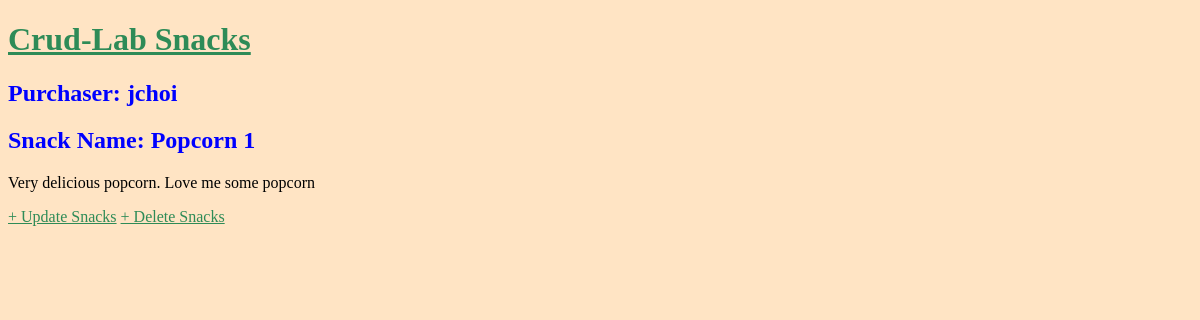
Before: /snacks/12/ with the older database file.
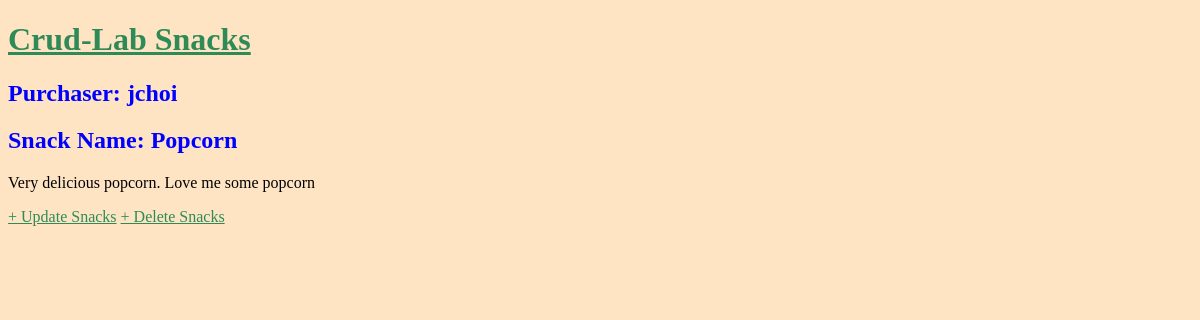
After: the same page with the newer database file.
### snacks/models.py (models this page shows, shortened)
class Snack(models.Model):
    title = models.CharField(max_length=64)
    purchaser = models.ForeignKey(get_user_model(), on_delete=models.CASCADE)
    description = models.TextField(default='')

### snacks/views.py (the view)
# urls.py: path('<int:pk>/', SnackDetailView.as_view(), name='snack_detail'),
class SnackDetailView(DetailView):
    template_name = 'snack-detail.html'
    model = Snack

### templates/snack-detail.html
{% extends 'base.html' %}
{% block content %}
<h2>Purchaser: {{ snack.purchaser }}</h2>
<h2>Snack Name: {{ snack.title }}</h2>
<p>{{ snack.description }}</p>
<a href="{% url 'snack_update' snack.pk %}">+ Update Snacks</a>
<a href="{% url 'snack_delete' snack.pk %}">+ Delete Snacks</a>
{% endblock content %}

### templates/base.html (shortened to what this page needs)
{% load static %}
<!DOCTYPE html>
<html lang="en">
<head>
    <link rel="stylesheet" href="{% static 'base.css' %}" type="text/css">
</head>
<body>
    <header>
      <h1><a href="{% url 'snack_list' %}">Crud-Lab Snacks</a></h1>
    </header>
    {% block content %}{% endblock content %}
</body>
</html>

### static/base.css (style rules this page uses)
h1 { color: sienna; }
h2 { color: blue; }
a { color: seagreen }
body { background-color: bisque; }

Changed rows visible on the page:
changed Snack "Very delicious popcorn. Love me some popcorn": title "Popcorn 1" → "Popcorn"
